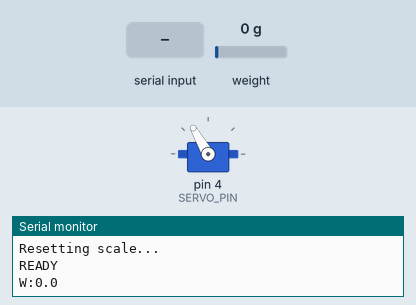
This sketch was run on a simulated Arduino Uno, built with avr-gcc and run on an emulated ATmega328P. Parts: servo, the last lines printed to the serial monitor. The inputs (shaded band) are chosen by the test bench; at power-on: weight on the scale 0 g.

Above: at 4.2 s.
4.3 s: "F:90\n" received over Serial
At 5.8 s:
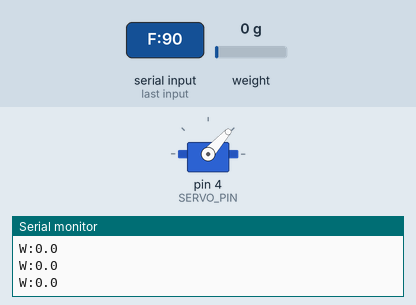
Timing chart, 0 to 12.0 s (numbered marks = the images above; inputs shaded):
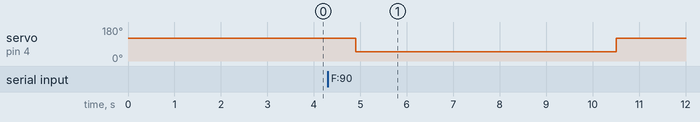

Measured:
- after the input at 4.3 s, servo on pin 4 (SERVO_PIN): 120° → 48° after 0.60 s, → 120° 5.6 s later

The sketch:

Weight-Code.ino
```cpp
#include "HX711.h"
#include <Servo.h>

#define DOUT 3
#define CLK 2
#define SERVO_PIN 4

HX711 scale;
Servo servo;

float calibration_factor = 16.42;

const int WINGS_UP   = 120;
const int WINGS_DOWN = 40;

const unsigned long BRIDGE_TIMEOUT_MS = 5000;
unsigned long lastCommandMillis = 0;
bool bridgeActive = false;
int  flapLevel = 0;
String serialBuffer = "";


float peak_weight = 0.0;
bool  pouringActive = false;
const float POUR_START_G        = 100.0;
const float FALLBACK_MAX_POUR_G = 300.0;

void setup() {
  Serial.begin(9600);
  scale.begin(DOUT, CLK);
  scale.set_scale(calibration_factor);

  servo.attach(SERVO_PIN);
  servo.write(WINGS_UP);

  Serial.println("Resetting scale...");
  delay(2000);
  scale.tare();
  Serial.println("READY");
}

void loop() {
  float current_weight = scale.get_units(5);

  readBridgeCommands();

  bridgeActive = (millis() - lastCommandMillis) < BRIDGE_TIMEOUT_MS;

  if (!bridgeActive) {
    flapLevel = fallbackFlapLevel(current_weight);
  }

  int angle = map(flapLevel, 0, 100, WINGS_UP, WINGS_DOWN);
  servo.write(angle);

  Serial.print("W:");
  Serial.println(current_weight, 1);

  delay(200);
}

void readBridgeCommands() {
  while (Serial.available()) {
    char c = Serial.read();
    if (c == '\n') {
      serialBuffer.trim();
      if (serialBuffer.startsWith("F:")) {
        int level = serialBuffer.substring(2).toInt();
        flapLevel = constrain(level, 0, 100);
        lastCommandMillis = millis();
      }
      serialBuffer = "";
    } else if (c != '\r') {
      serialBuffer += c;
      if (serialBuffer.length() > 16) serialBuffer = "";
    }
  }
}


int fallbackFlapLevel(float current_weight) {
  if (!pouringActive) {
    if (current_weight >= POUR_START_G) {
      pouringActive = true;
      peak_weight = current_weight;
    }
    return 0;
  }

  if (current_weight > peak_weight) {
    peak_weight = current_weight;
  }

  if (current_weight < POUR_START_G - 20.0) {
    pouringActive = false;
    peak_weight = 0.0;
    return 0;
  }

  float poured = peak_weight - current_weight;
  if (poured <= 0) return 0;

  int level = (int)round((poured / FALLBACK_MAX_POUR_G) * 4);
  return constrain(level, 0, 100);
}
```
